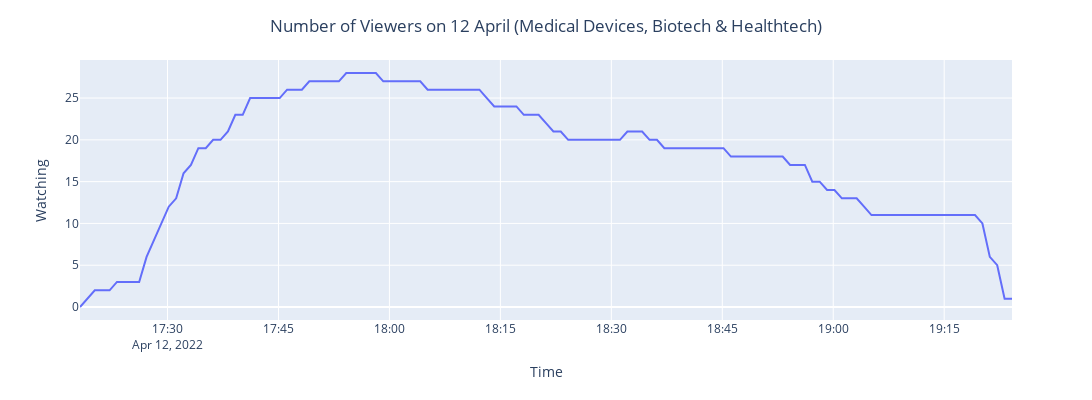

The notebook cell this image was saved under:
### Code cell
# Visualise the attendance dynamics
linechart_12_04_2022 = px.line(data_frame=timetable_12_04_2022, x = 'Time', y='Watching_12_04_2022')
linechart_12_04_2022.update_layout(
        title="Number of Viewers on 12 April (Medical Devices, Biotech & Healthtech)",
        title_x=0.5,
        title_y=0.95,
        width=1100,
        height=400,
        yaxis_title="Watching"
        )
linechart_12_04_2022.show()
